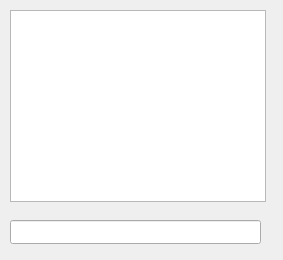
<?xml version="1.0" encoding="UTF-8"?>
<ui version="4.0">
 <class>SearchQuestionWindowClass</class>
 <widget class="QMainWindow" name="SearchQuestionWindowClass">
  <property name="geometry">
   <rect>
    <x>0</x>
    <y>0</y>
    <width>283</width>
    <height>260</height>
   </rect>
  </property>
  <property name="windowTitle">
   <string>SearchQuestionWindow</string>
  </property>
  <widget class="QWidget" name="centralWidget">
   <widget class="QLineEdit" name="lineEditSearch">
    <property name="geometry">
     <rect>
      <x>10</x>
      <y>220</y>
      <width>251</width>
      <height>24</height>
     </rect>
    </property>
   </widget>
   <widget class="QListWidget" name="listWidgetSearch">
    <property name="geometry">
     <rect>
      <x>10</x>
      <y>10</y>
      <width>256</width>
      <height>192</height>
     </rect>
    </property>
   </widget>
  </widget>
 </widget>
 <layoutdefault spacing="6" margin="11"/>
 <resources/>
 <connections/>
</ui>
